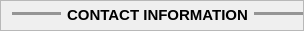
                 <widget class="QFrame" name="frame_15">
                  <property name="minimumSize">
                   <size>
                    <width>0</width>
                    <height>31</height>
                   </size>
                  </property>
                  <property name="maximumSize">
                   <size>
                    <width>16777215</width>
                    <height>31</height>
                   </size>
                  </property>
                  <property name="frameShape">
                   <enum>QFrame::StyledPanel</enum>
                  </property>
                  <property name="frameShadow">
                   <enum>QFrame::Raised</enum>
                  </property>
                  <layout class="QHBoxLayout" name="horizontalLayout_8">
                   <property name="topMargin">
                    <number>0</number>
                   </property>
                   <property name="rightMargin">
                    <number>0</number>
                   </property>
                   <property name="bottomMargin">
                    <number>0</number>
                   </property>
                   <item>
                    <widget class="QLabel" name="label_6">
                     <property name="minimumSize">
                      <size>
                       <width>49</width>
                       <height>7</height>
                      </size>
                     </property>
                     <property name="maximumSize">
                      <size>
                       <width>16777215</width>
                       <height>7</height>
                      </size>
                     </property>
                     <property name="styleSheet">
                      <string notr="true">border: none;
border-top: 3px solid rgb(149, 149, 149);
background-color: transparent;</string>
                     </property>
                     <property name="text">
                      <string/>
                     </property>
                    </widget>
                   </item>
                   <item>
                    <widget class="QLabel" name="label_7">
                     <property name="minimumSize">
                      <size>
                       <width>157</width>
                       <height>21</height>
                      </size>
                     </property>
                     <property name="maximumSize">
                      <size>
                       <width>182</width>
                       <height>21</height>
                      </size>
                     </property>
                     <property name="font">
                      <font>
                       <pointsize>11</pointsize>
                       <bold>true</bold>
                      </font>
                     </property>
                     <property name="styleSheet">
                      <string notr="true">border: none;
background-color: transparent;
</string>
                     </property>
                     <property name="text">
                      <string>&lt;html&gt;&lt;head/&gt;&lt;body&gt;&lt;p align=&quot;center&quot;&gt;CONTACT INFORMATION&lt;/p&gt;&lt;/body&gt;&lt;/html&gt;</string>
                     </property>
                    </widget>
                   </item>
                   <item>
                    <widget class="QLabel" name="label_8">
                     <property name="minimumSize">
                      <size>
                       <width>49</width>
                       <height>7</height>
                      </size>
                     </property>
                     <property name="maximumSize">
                      <size>
                       <width>16777215</width>
                       <height>7</height>
                      </size>
                     </property>
                     <property name="styleSheet">
                      <string notr="true">border: none;
border-top: 3px solid rgb(149, 149, 149);
background-color: transparent;</string>
                     </property>
                     <property name="text">
                      <string/>
                     </property>
                    </widget>
                   </item>
                  </layout>
                 </widget>
